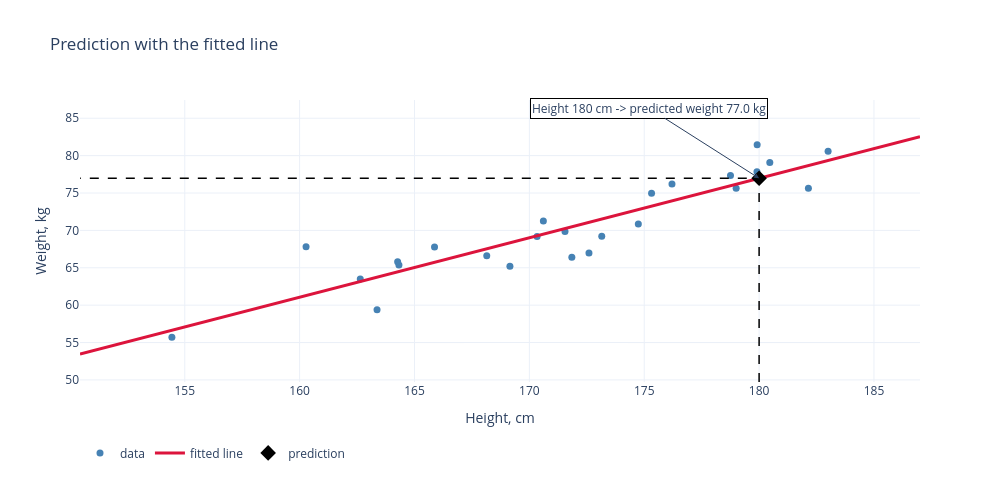

Notebook source saved alongside this figure:
### Markdown cell above
## Prediction

### Code cell
new_height = 180
pred_weight = w_gd * new_height + b_gd

plot_prediction(X, Y, w_gd, b_gd, new_height).show()  # type: ignore
print(f"Height {new_height} cm -> predicted weight {pred_weight:.1f} kg")

### Figure 1 — Plotly figure (JSON) as saved in the notebook; plotly's stock layout.template omitted (floating-point values rounded to 4 significant figures)
{"data": [{"marker": {"color": "steelblue", "size": 7}, "mode": "markers", "name": "data", "type": "scatter", "x": [174.7, 162.6, 178.8, 180.5, 154.4, 160.3, 173.2, 169.2, 171.8, 164.3, 179.9, 179.0, 172.6, 182.1, 176.2, 164.3, 175.3, 163.4, 179.9, 171.6, 170.3, 165.9, 183.0, 170.6, 168.1], "y": [70.86, 63.51, 77.34, 79.07, 55.72, 67.82, 69.21, 65.19, 66.41, 65.35, 81.44, 75.64, 66.97, 75.63, 76.19, 65.81, 74.96, 59.37, 77.84, 69.86, 69.18, 67.77, 80.6, 71.26, 66.6]}, {"line": {"color": "crimson", "width": 3}, "mode": "lines", "name": "fitted line", "type": "scatter", "x": [150.4, 187.0], "y": [53.46, 82.53]}, {"line": {"color": "black", "dash": "dash", "width": 1.5}, "mode": "lines", "showlegend": false, "type": "scatter", "x": [180, 180, 150.4], "y": [49.72, 76.97, 76.97]}, {"marker": {"color": "black", "size": 12, "symbol": "diamond"}, "mode": "markers", "name": "prediction", "type": "scatter", "x": [180], "y": [76.97]}], "layout": {"annotations": [{"arrowhead": 2, "ax": -110, "ay": -70, "bgcolor": "white", "bordercolor": "black", "showarrow": true, "text": "Height 180 cm -> predicted weight 77.0 kg", "x": 180, "y": 76.97}], "height": 480, "legend": {"orientation": "h", "y": -0.2}, "title": {"text": "Prediction with the fitted line"}, "width": 1000, "xaxis": {"range": [150.4, 187.0], "title": {"text": "Height, cm"}}, "yaxis": {"range": [49.72, 87.44], "title": {"text": "Weight, kg"}}}}
